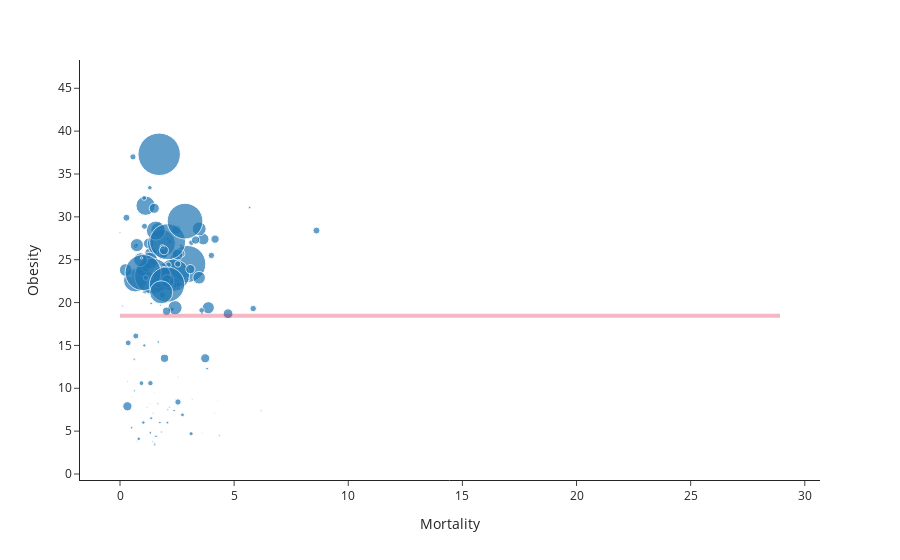

Write notebook code for a chart like this one.
### Markdown cell above
## *EDA #2* - Is There a Correlation Between Obesity and Mortality, Obesity and Deaths, Undernourishment and Mortality, and Undernourishment and Deaths?

insert details

### Code cell
# Figure to present the relationship between Obesity and Mortality 
# (with each point representing a country and the varying sizes of each point 
# representing the country's corresponding death rate)

fig = px.scatter(food_df, x="Mortality", y = "Obesity", size = "Active", hover_name='Country', log_x=False,
                 size_max=30, template="simple_white")

fig.add_shape(
    # Line Horizontal   
    type="line",
    x0=0,
    y0 = food_df['Obesity'].mean(),
    x1 = food_df['Mortality'].max(),
    y1 = food_df['Obesity'].mean(),
    line=dict(
        color="crimson",
        width=4
    ),
)

fig.show()

### Figure 1 — Plotly figure (JSON) as saved in the notebook; plotly's stock layout.template omitted (floating-point values rounded to 4 significant figures; data arrays with more than 128 entries replaced by an {"elided": "..."} marker saying what was removed)
{"data": [{"hovertemplate": "<b>%{hovertext}</b><br><br>Mortality=%{x}<br>Obesity=%{y}<br>Active=%{marker.size}<extra></extra>", "hovertext": {"elided": "154 str values"}, "legendgroup": "", "marker": {"color": "#1F77B4", "size": {"elided": "154 float values"}, "sizemode": "area", "sizeref": 0.008911, "symbol": "circle"}, "mode": "markers", "name": "", "orientation": "v", "showlegend": false, "type": "scatter", "x": {"elided": "154 float values"}, "xaxis": "x", "y": {"elided": "154 float values"}, "yaxis": "y"}], "layout": {"legend": {"itemsizing": "constant", "tracegroupgap": 0}, "margin": {"t": 60}, "shapes": [{"line": {"color": "crimson", "width": 4}, "type": "line", "x0": 0, "x1": 28.91, "y0": 18.45, "y1": 18.45}], "xaxis": {"anchor": "y", "domain": [0, 1], "title": {"text": "Mortality"}}, "yaxis": {"anchor": "x", "domain": [0, 1], "title": {"text": "Obesity"}}}}
